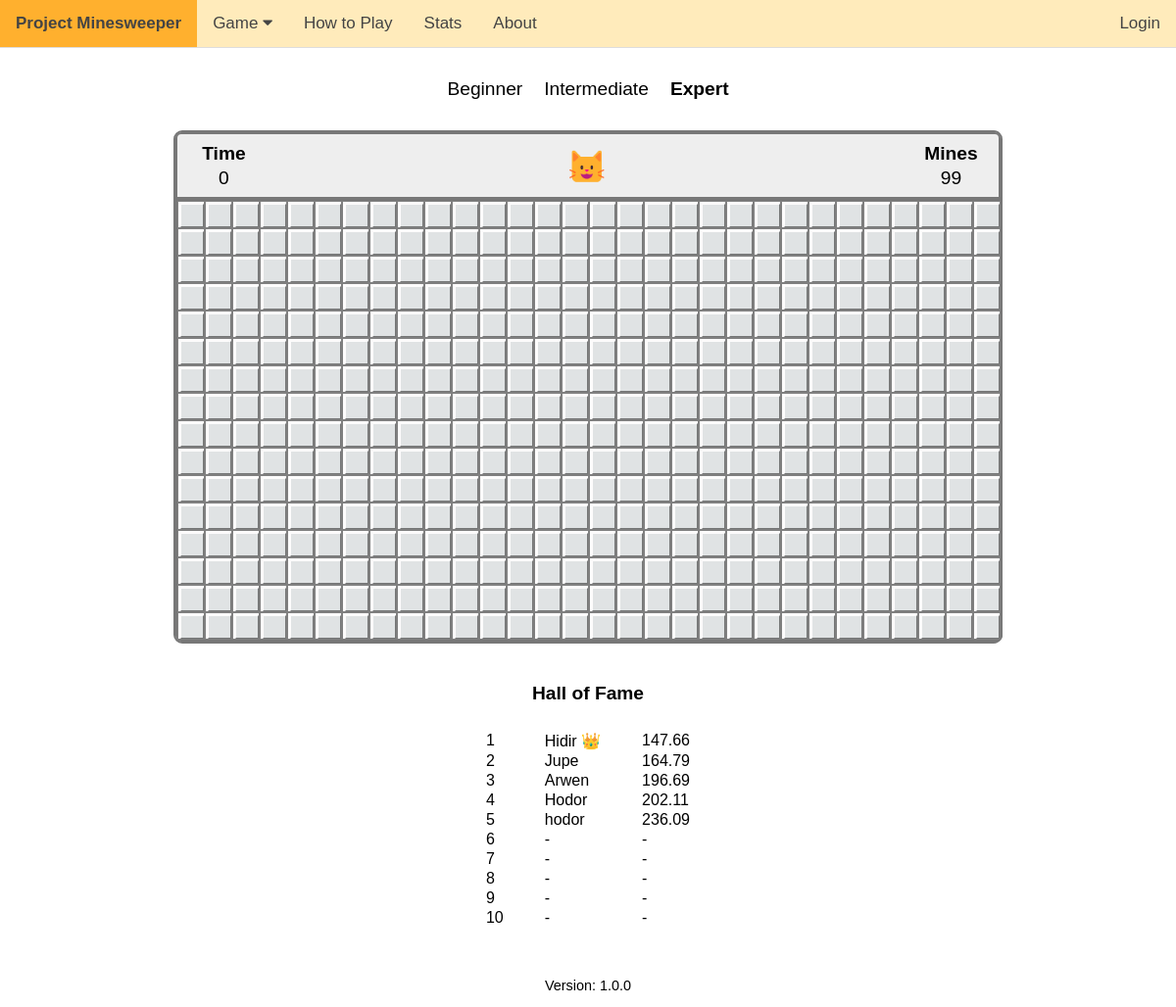
Screenshot of /game-hard with the database file from the repository.
### tables this page shows
CREATE TABLE 'expert' ('id' INTEGER PRIMARY KEY AUTOINCREMENT NOT NULL, 'time' REAL NOT NULL, 'name' TEXT NOT NULL, 'os' TEXT NOT NULL, 'datetime' DATETIME NOT NULL DEFAULT CURRENT_TIMESTAMP);

### app.py (the view)
@app.route("/game-hard", methods = ["GET"])
def game_hard():
       user_agent = request.headers.get('User-Agent')
       if re.search("Macintosh", user_agent) != None:
              os = "Mac"
       elif re.search("Android", user_agent) != None:
              os = "Android"
       elif re.search("iPhone", user_agent) != None:
              os = "iPhone"
       else:
              os = "Windows"
       conn = sqlite3.connect('scores.db')
       cursor = conn.cursor()
       cursor.execute("SELECT name, time FROM expert ORDER BY time LIMIT 10")
       high_scores = cursor.fetchall()
       conn.close()
       high_scores_new = []
       for i in range (len(high_scores)):
              holder = {}
              holder['name'] = high_scores[i][0]
              holder['time'] = high_scores[i][1]
              high_scores_new.append(holder)
       if os == "Android" or os == "iPhone":
              return render_template("m_game_hard.html", os=os, difficulty="expert", high_scores=high_scores_new)
       else:
              return render_template("game_hard.html", os=os, difficulty="expert", high_scores=high_scores_new)

### templates/game_hard.html (shortened to what this page needs)
{% extends "game_layout.html" %}
{% block main %}
    <div>
        <table class="game_difficulty_select">
            <tr>
                <td class="game_difficulty_select_data"><a href="/game-easy">Beginner</a></td>
                <td class="game_difficulty_select_data"><a href="/game-medium">Intermediate</a></td>
                <td class="game_difficulty_select_data"><a href="/game-hard"><b>Expert</b></a></td>
            </tr>
        </table>
    </div>
    <div class="info_and_game_div" style="width:842px">
        <div>
            <table class="info_table">
                <tr>
                    <td>
                        <table>
                            <tr>
                                <th style="width:100px">Time</th>
                            </tr>
                            <tr>
                                <td id="seconds" class="info_cell">0</td>
                            </tr>
                        </table>
                    </td>
                    <td>
                        <table>
                            <tr>
                                <td class="info_cell"><form action="/game-hard" method="get"><button id="infobox" type="submit" style="background-color:#EEE;margin-top:5px;width:640px"><img id="reset_cat" src="/static/cat_neutral.png" style="width:36px"></button></form></td>
                            </tr>
                        </table>
                    </td>
                    <td>
                        <table>
                            <tr>
                                <th style="width:100px">Mines</th>
                            </tr>
                            <tr>
                                <td class="info_cell" id="mines_left">99</td>
                            </tr>
                        </table>
                    </td>
                </tr>
            </table>
        </div>
        <div>
            <table id="game_table_id" class="game_table" cellspacing="0">
                {% for i in range(16) %}
                    <tr class="game_table_row">
                        {% for j in range(30) %}
                            <td class="game_cell"><button class="game_button" id="{{ 'r' + (i | string) + 'c' + (j | string) }}"></button></td>
                        {% endfor %}
                    </tr>
                {% endfor %}
            </table>
        </div>
    </div>
    <div>
        <h4 style="font-size:1.2rem">Hall of Fame</h4>
        <table class ="high_score_table">
            {% for i in range(high_scores | length) %}
                <tr class = "high_score_row">
                    <td class="high_score_data">{{ i + 1 }}</td>
                    {% if i == 0 %}
                        <td class="high_score_data">{{ high_scores[i]['name'] }} &#128081</td>
                    {% else %}
                        <td class="high_score_data">{{ high_scores[i]['name'] }}</td>
                    {% endif %}
                    <td class="high_score_data">{{ high_scores[i]['time'] }}</td>
                </tr>
            {% endfor %}
            {% if (high_scores | length) != 10 %}
                {% for j in range(10 - (high_scores | length)) %}
                    <tr>
                        <td class="high_score_data">{{ j + (high_scores | length) + 1 }}</td>
                        <td class="high_score_data"> - </td>
                        <td class="high_score_data"> - </td>
                    </tr>
                {% endfor %}
            {% endif %}
        </table>
    </div>
{% endblock %}

### static/styles.css (style rules this page uses)
body { text-align:center; margin:0; font-family:Arial; }
.game_difficulty_select { margin-left:auto; margin-right:auto; margin-top:25px; }
.game_difficulty_select_data { padding:4px 10px 4px; }
.game_difficulty_select_data a { text-decoration:none; font-size:1.2rem; color:black; }
.info_and_game_div { border:2px; border-style:solid; border-color:#777; border-radius:9px; background-color:#EEE; margin-left:auto; margin-right:auto; margin-top:25px; margin-bottom:40px; }
.info_table { margin:0; margin-left:auto; margin-right:auto; border-collapse:separate; border-spacing:0 5px; border:2px; border-style:solid; border-color:#777; border-radius:6px 6px 0 0; }
th { font-size:1.2rem; font-family: Arial; text-align:center; }
.info_cell { font-size:1.2rem; font-family: Arial; padding:0px; display: block; margin-left: auto; margin-right: auto; text-align:center; }
#infobox { border:none; background-color:white; cursor:pointer; }
.game_table { margin-left:auto; margin-right:auto; margin:0; background-color:grey; border: 2px; border-style: solid; border-color: #777; border-radius: 0 0 6px 6px; }
.game_cell { padding:0px; }
.game_button { width:28px; height:28px; display:block; background: url('/static/light_grey-02-01.png') no-repeat top left; cursor:arrow; border:1px solid grey;; }
.high_score_table { margin-left:auto; margin-right:auto; }
.high_score_data { text-align:left; padding:0 20px; }

### rows the page displays
expert: name "Hidir", time "147.66"
expert: name "Jupe", time "164.79"
expert: name "Arwen", time "196.69"
expert: name "Hodor", time "202.11"
expert: name "hodor", time "236.09"

### other values shown
{{ i + 1 }} "1" "2" "3" "4" "5"
{{ j + (high_scores | length) + 1 }} "6" "7" "8" "9" "10"
